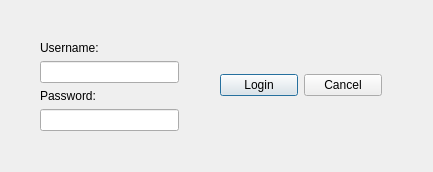
<?xml version="1.0" encoding="UTF-8"?>
<ui version="4.0">
 <class>Login</class>
 <widget class="QDialog" name="Login">
  <property name="geometry">
   <rect>
    <x>0</x>
    <y>0</y>
    <width>433</width>
    <height>172</height>
   </rect>
  </property>
  <property name="minimumSize">
   <size>
    <width>433</width>
    <height>172</height>
   </size>
  </property>
  <property name="windowTitle">
   <string>Login</string>
  </property>
  <property name="windowIcon">
   <iconset>
    <normaloff>copy.png</normaloff>copy.png</iconset>
  </property>
  <widget class="QWidget" name="verticalLayoutWidget">
   <property name="geometry">
    <rect>
     <x>40</x>
     <y>40</y>
     <width>141</width>
     <height>91</height>
    </rect>
   </property>
   <layout class="QVBoxLayout" name="verticalLayout">
    <item>
     <widget class="QLabel" name="usernameLabel">
      <property name="text">
       <string>Username:</string>
      </property>
     </widget>
    </item>
    <item>
     <widget class="QLineEdit" name="usernameValue">
      <property name="minimumSize">
       <size>
        <width>0</width>
        <height>21</height>
       </size>
      </property>
      <property name="maximumSize">
       <size>
        <width>139</width>
        <height>16777215</height>
       </size>
      </property>
     </widget>
    </item>
    <item>
     <widget class="QLabel" name="passwordLabel">
      <property name="text">
       <string>Password:</string>
      </property>
     </widget>
    </item>
    <item>
     <widget class="QLineEdit" name="passwordValue">
      <property name="minimumSize">
       <size>
        <width>0</width>
        <height>21</height>
       </size>
      </property>
      <property name="maximumSize">
       <size>
        <width>139</width>
        <height>16777215</height>
       </size>
      </property>
      <property name="text">
       <string/>
      </property>
      <property name="echoMode">
       <enum>QLineEdit::Password</enum>
      </property>
     </widget>
    </item>
   </layout>
  </widget>
  <widget class="QWidget" name="horizontalLayoutWidget">
   <property name="geometry">
    <rect>
     <x>220</x>
     <y>40</y>
     <width>162</width>
     <height>91</height>
    </rect>
   </property>
   <layout class="QHBoxLayout" name="horizontalLayout">
    <item>
     <widget class="QPushButton" name="loginButton">
      <property name="text">
       <string>Login</string>
      </property>
     </widget>
    </item>
    <item>
     <widget class="QPushButton" name="cancelButton">
      <property name="text">
       <string>Cancel</string>
      </property>
     </widget>
    </item>
   </layout>
  </widget>
 </widget>
 <resources/>
 <connections>
  <connection>
   <sender>passwordValue</sender>
   <signal>returnPressed()</signal>
   <receiver>Login</receiver>
   <slot>accept()</slot>
   <hints>
    <hint type="sourcelabel">
     <x>179</x>
     <y>129</y>
    </hint>
    <hint type="destinationlabel">
     <x>295</x>
     <y>149</y>
    </hint>
   </hints>
  </connection>
  <connection>
   <sender>loginButton</sender>
   <signal>clicked()</signal>
   <receiver>Login</receiver>
   <slot>accept()</slot>
   <hints>
    <hint type="sourcelabel">
     <x>274</x>
     <y>94</y>
    </hint>
    <hint type="destinationlabel">
     <x>269</x>
     <y>31</y>
    </hint>
   </hints>
  </connection>
  <connection>
   <sender>cancelButton</sender>
   <signal>clicked()</signal>
   <receiver>Login</receiver>
   <slot>reject()</slot>
   <hints>
    <hint type="sourcelabel">
     <x>348</x>
     <y>85</y>
    </hint>
    <hint type="destinationlabel">
     <x>354</x>
     <y>32</y>
    </hint>
   </hints>
  </connection>
  <connection>
   <sender>usernameValue</sender>
   <signal>returnPressed()</signal>
   <receiver>Login</receiver>
   <slot>accept()</slot>
   <hints>
    <hint type="sourcelabel">
     <x>112</x>
     <y>74</y>
    </hint>
    <hint type="destinationlabel">
     <x>44</x>
     <y>28</y>
    </hint>
   </hints>
  </connection>
 </connections>
</ui>
